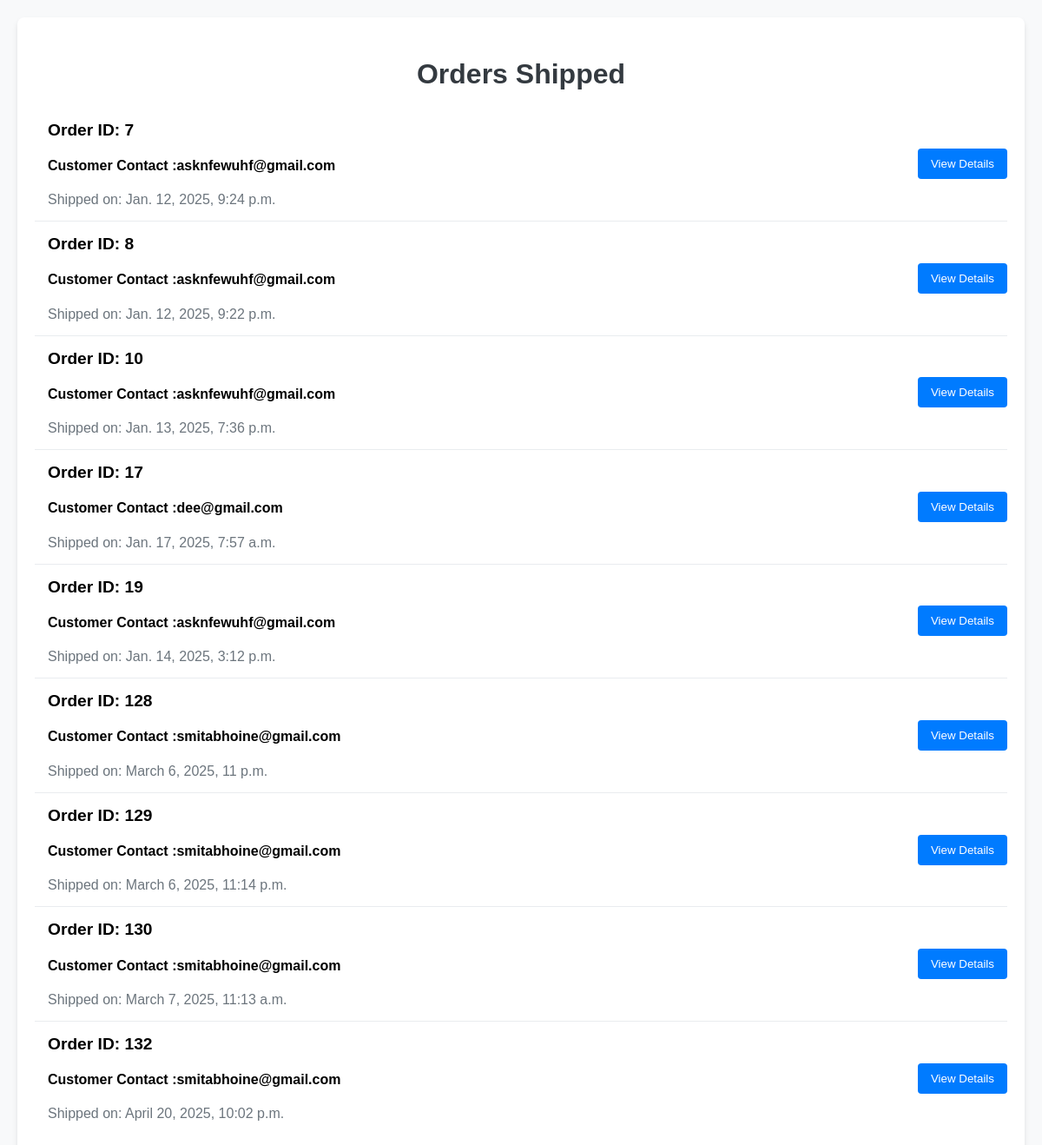
Screenshot of /payment/shipped_products/ (signed in) with the database file from the repository.
### payment/models.py (models this page shows, shortened)
class Order(models.Model):
    user = models.ForeignKey(User,on_delete=models.CASCADE,blank=True,null=True)
    full_name = models.CharField(max_length=300)
    email = models.EmailField(max_length=30)
    Shipping_address =  models.TextField(max_length=13000)
    amount_paid = models.DecimalField(max_digits=6,decimal_places=2)
    date_ordered = models.DateTimeField(auto_now_add=True)
    is_shipped = models.BooleanField(default=False)
    date_shipped = models.DateTimeField(blank=True,null=True)
    is_paid = models.BooleanField(default=False)
    payment_method = models.CharField(max_length=100,blank=True,default="")

### payment/views.py (the view)
# urls.py: path('shipped_products/',views.shipped_products,name='shipped_products'),
def shipped_products(request):
   if request.user.is_authenticated and request.user.is_superuser:
     orders = Order.objects.filter(is_shipped=True)
     return render(request,"shipped.html",{"orders":orders})
   else:
    messages.success(request,'access denied')
    return redirect('home')

### payment/templates/shipped.html (shortened to what this page needs)
 {% block content %}
<div class="container">
    <div class="orders-list">
        <h2 class="orders-title">Orders Shipped</h2>
        {% for order in orders %}
        <div class="order-item">
            <div class="order-details">
                <div class="order-id">Order ID: {{order.id}}</div>
                <div><h4>Customer Contact :{{order.email}}</h4></div>
                <div class="order-date">Shipped on: {{order.date_shipped}}</div>
            </div>
            <div class="order-actions">
                <button><a href="{% url 'detailed_view' order.id %}">View Details</a></button>
            </div>
        </div>
        {% endfor %}
 {% endblock  %}

### payment/templates/shipped.html (style rules this page uses)
.container { max-width: 1200px; margin: 0 auto; padding: 20px; }
.orders-title { font-size: 2rem; margin-bottom: 20px; text-align: center; color: #343a40; }
.orders-list { background: #ffffff; box-shadow: 0 4px 6px rgba(0, 0, 0, 0.1); border-radius: 8px; padding: 20px; }
.order-item { border-bottom: 1px solid #e9ecef; padding: 15px 0; display: flex; justify-content: space-between; align-items: center; }
.order-item:last-child { border-bottom: none; }
.order-details { flex: 1; margin-left: 15px; }
.order-id { font-size: 1.2rem; font-weight: bold; margin-bottom: 5px; }
.order-date { font-size: 1rem; color: #6c757d; }
.order-actions { display: flex; gap: 10px; }
.order-actions a { color:white; text-decoration:none; }
.order-actions button { background-color: #007bff; color: #fff; border: none; padding: 10px 15px; border-radius: 4px; cursor: pointer; }

### rows the page displays
Order: id "7", email "asknfewuhf@gmail.com", date_shipped "Jan. 12, 2025, 9:24 p.m."
Order: id "8", email "asknfewuhf@gmail.com", date_shipped "Jan. 12, 2025, 9:22 p.m."
Order: id "10", email "asknfewuhf@gmail.com", date_shipped "Jan. 13, 2025, 7:36 p.m."
Order: id "17", email "dee@gmail.com", date_shipped "Jan. 17, 2025, 7:57 a.m."
Order: id "19", email "asknfewuhf@gmail.com", date_shipped "Jan. 14, 2025, 3:12 p.m."
Order: id "128", email "smitabhoine@gmail.com", date_shipped "March 6, 2025, 11 p.m."
Order: id "129", email "smitabhoine@gmail.com", date_shipped "March 6, 2025, 11:14 p.m."
Order: id "130", email "smitabhoine@gmail.com", date_shipped "March 7, 2025, 11:13 a.m."
Order: id "132", email "smitabhoine@gmail.com", date_shipped "April 20, 2025, 10:02 p.m."
